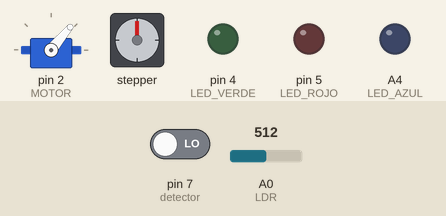
This sketch was run on a simulated Arduino Uno, built with avr-gcc and run on an emulated ATmega328P. On the bench: servo, stepper motor, output pins drawn as LEDs (lit = HIGH). The test bench sets the inputs (shaded band); at power-on: pin 7 (detector) LOW, A0 (LDR) = 512. Stepper angles assume 2048 steps per turn; what the sketch prints to the serial monitor is not drawn.

Above: at 0.42 s.
At 4.53 s:
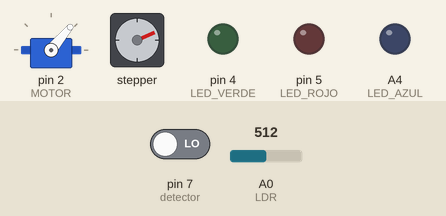
4.8 s: pin 7 (detector) driven LOW
At 5.16 s:
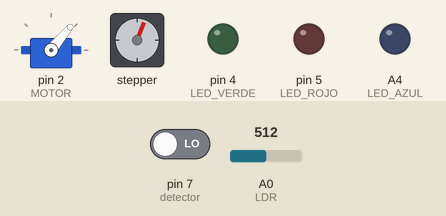
Timing chart, 0 to 52.0 s (numbered marks = the images above; inputs shaded):
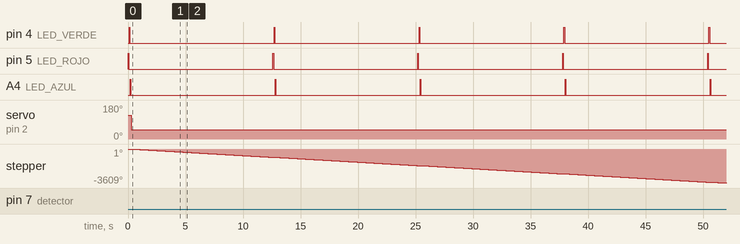

The sketch:

sddkasjdkaskas.ino
```cpp
#include <Stepper.h>
#include <Servo.h>

//Directivas del preprocesador
#define LDR A0 //pin A0 del arduino, a este conectaremos el punto medio del divisor de tension entre LDR y una resistencia de 33K
#define LED_AZUL A4 //led azul conectado al pin 3
#define LED_VERDE 4 //led verde conectado al pin 4
#define LED_ROJO 5 //led rojo conectado al pin 5
#define IN1 8 //Pines del Stepper
#define IN2 9 //Pines del Stepper
#define IN3 10 //Pines del Stepper
#define IN4 11 //Pines del Stepper
#define detector 7 //Sensor de objetos


//Variables
//Valores analogicos de la intensidad de cada color
int resultado_azul, resultado_rojo, resultado_verde;
//Valores analogicos leidos por la LDR
int resultado;

//Valor de umbral para los colores
int tol = 8; //este valor lo podremos cambiar segun los valores leidos por nuestra LDR
//Constructor
Stepper mistepper(2048,IN1,IN3,IN2,IN4); //Constructor del Stepper
Servo MOTOR; //Constructor del Servo
void setup() {
//Comunicacion serial

Serial.begin(9600);
  //Configuracion de I/O
  pinMode(LDR, INPUT); //pin A0 como entrada
  pinMode(LED_AZUL, OUTPUT); //pin 3 como salida
  pinMode(LED_VERDE, OUTPUT); //pin 4 como salida
  pinMode(LED_ROJO, OUTPUT); //pin 5 como salida


  //Los leds inician en un estado de bajo
  digitalWrite(LED_AZUL, LOW);
  digitalWrite(LED_VERDE, LOW);
  digitalWrite(LED_ROJO, LOW);

  //Configuracion Banda
  mistepper.setSpeed(12);
  //Configuracion Servo
  MOTOR.attach(2);
  MOTOR.write(125); //Posicion de inicio del Servo

}

void loop() {
  if(digitalRead(detector) == true){ //Si no hay un objeto
    mistepper.step(-1);
    }
    if(digitalRead(detector) == false){ //Si hay un objeto
    color();
    }

}

int color(){
  //Enciendo el led rojo
  digitalWrite(LED_ROJO, HIGH);
  //espero 150 milisegundos
  delay(50);

  //Leo el valor captado por la LDR
  resultado = analogRead(LDR);
  resultado_rojo = map(resultado, 0,1023,0,255); //lo linealizo
  digitalWrite(LED_ROJO, LOW);
  delay(50);
  //Enciendo el led verde
  digitalWrite(LED_VERDE, HIGH);
  //espero 150 milisegundos
  delay(50);

  //Leo el valor captado por la LDR
  resultado = analogRead(LDR);
  resultado_verde = map(resultado, 0,1023,0,255); //lo linealizo
  digitalWrite(LED_VERDE, LOW);
  delay(50);
   //Enciendo el led azul
  digitalWrite(LED_AZUL, HIGH);
  //espero 150 milisegundos
  delay(50);

  //Leo el valor captado por la LDR
  resultado = analogRead(LDR);
  resultado_azul = map(resultado, 0,1023,0,255); //lo linealizo
  digitalWrite(LED_AZUL, LOW);
  delay(50);

  if(resultado_verde > resultado_rojo && resultado_verde > resultado_azul){ //Si el resultado del verde es mayor a los demas realiza lo siguiente
  MOTOR.write(180); // Mueve el servo a un lado
+  Serial.println("VERDE");

  mistepper.step(-2048);
  delay(50);

  }
  else{
  Serial.println("NO VERDE");

  MOTOR.write(50); //Regresa el servo a su posicion de inicio//El color escaneado no es verde
  mistepper.step(-5000);

  }
}
```

Measured:
- by itself, pin 4 (LED_VERDE), pin 5 (LED_ROJO), A4 (LED_AZUL): alternates HIGH for 0.05 s and LOW for 12.6 s
